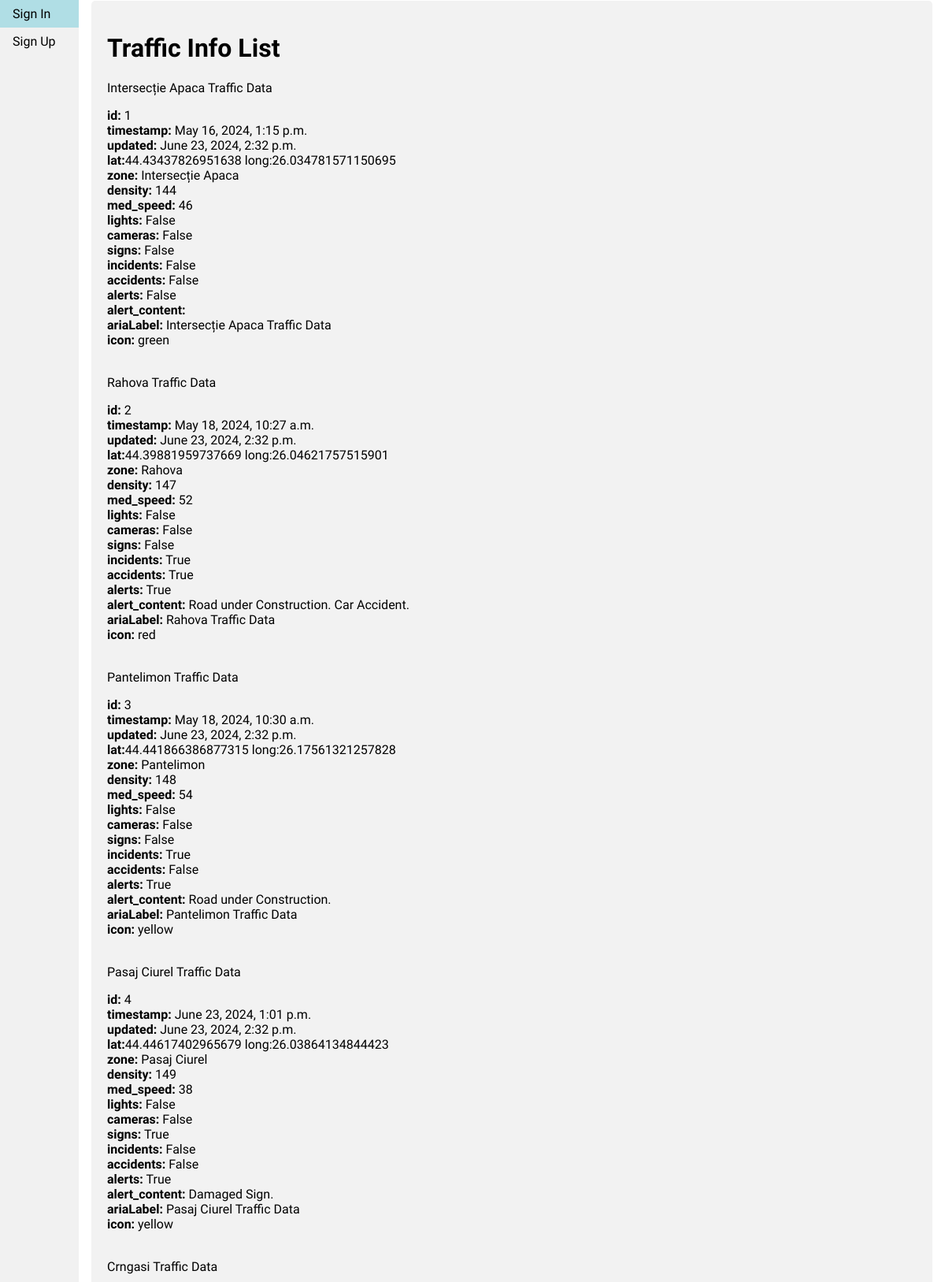
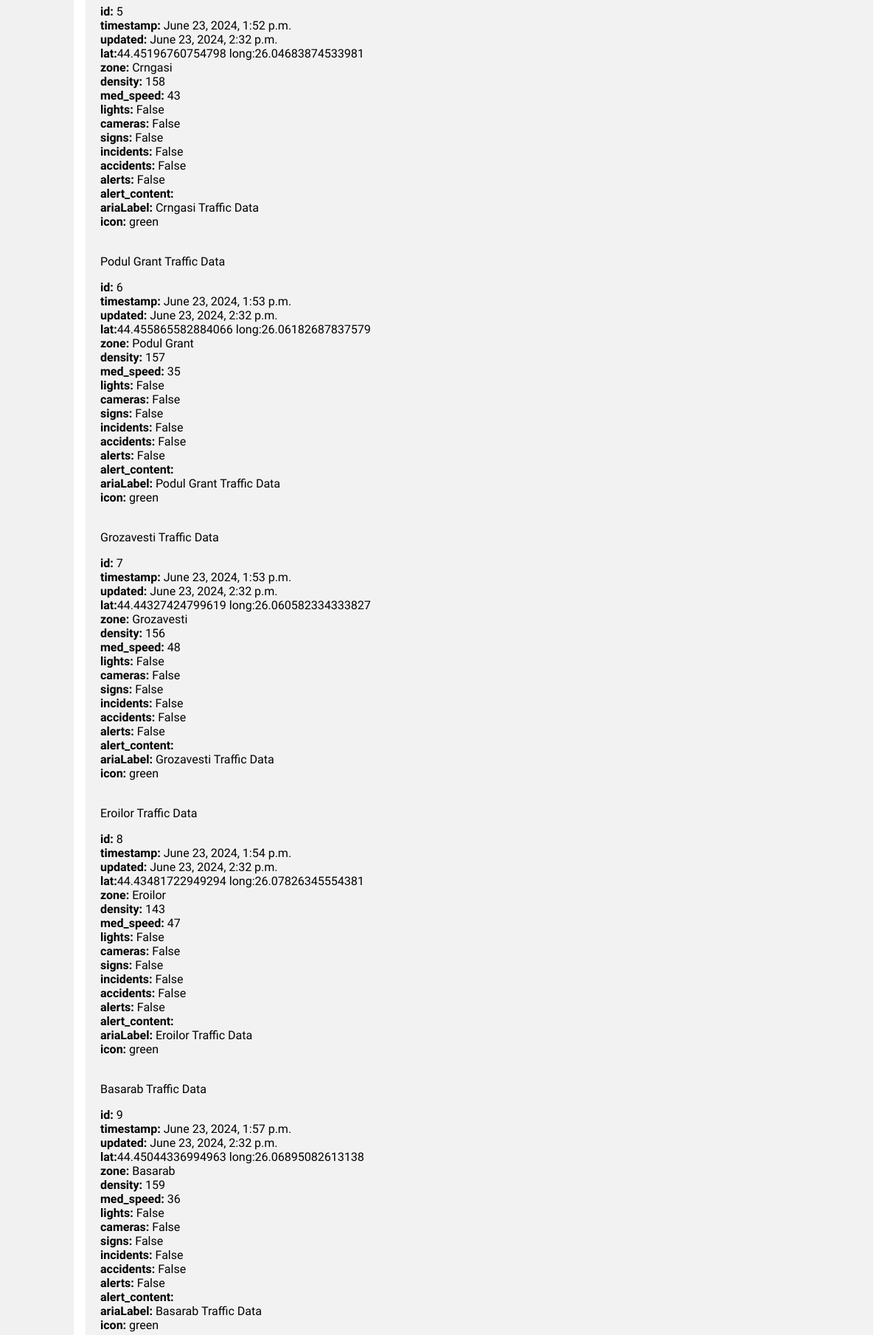
The page /trafficInfoList (upper part) on the database its author committed (2 pictures, top to bottom).
### users_tutorial/models.py (models this page shows)
class TrafficInfo(models.Model):
	choices_list = [
		("green", "green"),
		("yellow", "yellow"),
		("red", "red")
	]
	timestamp = models.DateTimeField(auto_now_add=True)
	updated = models.DateTimeField(auto_now=True)
	lat = models.FloatField()
	lng = models.FloatField()
	zone = models.CharField(max_length=100)
	density = models.IntegerField()
	med_speed = models.IntegerField()
	lights = models.BooleanField(default=False)
	cameras = models.BooleanField(default=False)
	signs = models.BooleanField(default=False)
	incidents = models.BooleanField(default=False)
	accidents = models.BooleanField(default=False)
	alerts = models.BooleanField(default=False)
	alert_content = models.CharField(max_length=255, blank=True)
	ariaLabel = models.CharField(max_length=100)
	icon = models.CharField(choices=choices_list, max_length=10, default='green')
	title = models.CharField(max_length=100)
	def __str__(self):
		return f'{self.title}'

### users_tutorial/views.py (the view)
# urls.py: path('trafficInfoList', views.trafficInfoList, name="trafficInfoList"),
def trafficInfoList(request):
	traffic_info_list = TrafficInfo.objects.all()
	return render(request, 'lists/traffic_info_list.html', {'traffic_info_list': traffic_info_list})

### templates/lists/traffic_info_list.html (shortened to what this page needs)
{% extends 'base.html' %}
{% load static %}
{% block content %}
    <div class='container'>
        <h1>Traffic Info List</h1>
        {% for traffic_info in traffic_info_list %}
            <div class="card">
                <div class="card-header"> {{ traffic_info }} </div>
                <div class="card-body">
                    <p class="card-text">
                        <strong>id:</strong> {{ traffic_info.id }}</br>
                        <strong>timestamp:</strong> {{ traffic_info.timestamp }}</br>
                        <strong>updated:</strong> {{ traffic_info.updated }}</br>
                        <strong>lat:</strong>{{ traffic_info.lat }} long:{{ traffic_info.lng }}</br>
                        <strong>zone:</strong> {{ traffic_info.zone }}</br>
                        <strong>density:</strong> {{ traffic_info.density }}</br>
                        <strong>med_speed:</strong> {{ traffic_info.med_speed }}</br>
                        <strong>lights:</strong> {{ traffic_info.lights }}</br>
                        <strong>cameras:</strong> {{ traffic_info.cameras }}</br>
                        <strong>signs:</strong> {{ traffic_info.signs }}</br>
                        <strong>incidents:</strong> {{ traffic_info.incidents }}</br>
                        <strong>accidents:</strong> {{ traffic_info.accidents }}</br>
                        <strong>alerts:</strong> {{ traffic_info.alerts }}</br>
                        <strong>alert_content:</strong> {{ traffic_info.alert_content }}</br>
                        <strong>ariaLabel:</strong> {{ traffic_info.ariaLabel }}</br>
                        <strong>icon:</strong> {{ traffic_info.icon }}</br>
                    </p>
                </div>
            </div>
        {% endfor %}
    </div>
{% endblock %}

### static/main.css (style rules this page uses)
* { box-sizing: border-box; }
body { font-family: 'Courier Prime', monospace; padding: 0; margin: 0; }
body, html { height: 100%; }
::placeholder { color: #2a2a2a; font-family: 'Courier Prime', monospace; }
.container { border-radius: 5px; background-color: #f2f2f2; padding: 20px; }

### rows shown on the page
TrafficInfo: title "Intersecție Apaca Traffic Data", id "1", timestamp "May 16, 2024, 1:15 p.m.", updated "June 23, 2024, 2:32 p.m.", lat "44.43437826951638", lng "26.034781571150695", zone "Intersecție Apaca", density "144", med_speed "46", lights "False", cameras "False", signs "False", incidents "False", accidents "False", alerts "False", ariaLabel "Intersecție Apaca Traffic Data", icon "green"
TrafficInfo: title "Rahova Traffic Data", id "2", timestamp "May 18, 2024, 10:27 a.m.", updated "June 23, 2024, 2:32 p.m.", lat "44.39881959737669", lng "26.04621757515901", zone "Rahova", density "147", med_speed "52", lights "False", cameras "False", signs "False", incidents "True", accidents "True", alerts "True", alert_content "Road under Construction. Car Accident.", ariaLabel "Rahova Traffic Data", icon "red"
TrafficInfo: title "Pantelimon Traffic Data", id "3", timestamp "May 18, 2024, 10:30 a.m.", updated "June 23, 2024, 2:32 p.m.", lat "44.441866386877315", lng "26.17561321257828", zone "Pantelimon", density "148", med_speed "54", lights "False", cameras "False", signs "False", incidents "True", accidents "False", alerts "True", alert_content "Road under Construction.", ariaLabel "Pantelimon Traffic Data", icon "yellow"
TrafficInfo: title "Pasaj Ciurel Traffic Data", id "4", timestamp "June 23, 2024, 1:01 p.m.", updated "June 23, 2024, 2:32 p.m.", lat "44.44617402965679", lng "26.03864134844423", zone "Pasaj Ciurel", density "149", med_speed "38", lights "False", cameras "False", signs "True", incidents "False", accidents "False", alerts "True", alert_content "Damaged Sign.", ariaLabel "Pasaj Ciurel Traffic Data", icon "yellow"
TrafficInfo: title "Crngasi Traffic Data", id "5", timestamp "June 23, 2024, 1:52 p.m.", updated "June 23, 2024, 2:32 p.m.", lat "44.45196760754798", lng "26.04683874533981", zone "Crngasi", density "158", med_speed "43", lights "False", cameras "False", signs "False", incidents "False", accidents "False", alerts "False", ariaLabel "Crngasi Traffic Data", icon "green"
TrafficInfo: title "Podul Grant Traffic Data", id "6", timestamp "June 23, 2024, 1:53 p.m.", updated "June 23, 2024, 2:32 p.m.", lat "44.455865582884066", lng "26.06182687837579", zone "Podul Grant", density "157", med_speed "35", lights "False", cameras "False", signs "False", incidents "False", accidents "False", alerts "False", ariaLabel "Podul Grant Traffic Data", icon "green"
TrafficInfo: title "Grozavesti Traffic Data", id "7", timestamp "June 23, 2024, 1:53 p.m.", updated "June 23, 2024, 2:32 p.m.", lat "44.44327424799619", lng "26.060582334333827", zone "Grozavesti", density "156", med_speed "48", lights "False", cameras "False", signs "False", incidents "False", accidents "False", alerts "False", ariaLabel "Grozavesti Traffic Data", icon "green"
TrafficInfo: title "Eroilor Traffic Data", id "8", timestamp "June 23, 2024, 1:54 p.m.", updated "June 23, 2024, 2:32 p.m.", lat "44.43481722949294", lng "26.07826345554381", zone "Eroilor", density "143", med_speed "47", lights "False", cameras "False", signs "False", incidents "False", accidents "False", alerts "False", ariaLabel "Eroilor Traffic Data", icon "green"
TrafficInfo: title "Basarab Traffic Data", id "9", timestamp "June 23, 2024, 1:57 p.m.", updated "June 23, 2024, 2:32 p.m.", lat "44.45044336994963", lng "26.06895082613138", zone "Basarab", density "159", med_speed "36", lights "False", cameras "False", signs "False", incidents "False", accidents "False", alerts "False", ariaLabel "Basarab Traffic Data", icon "green"
